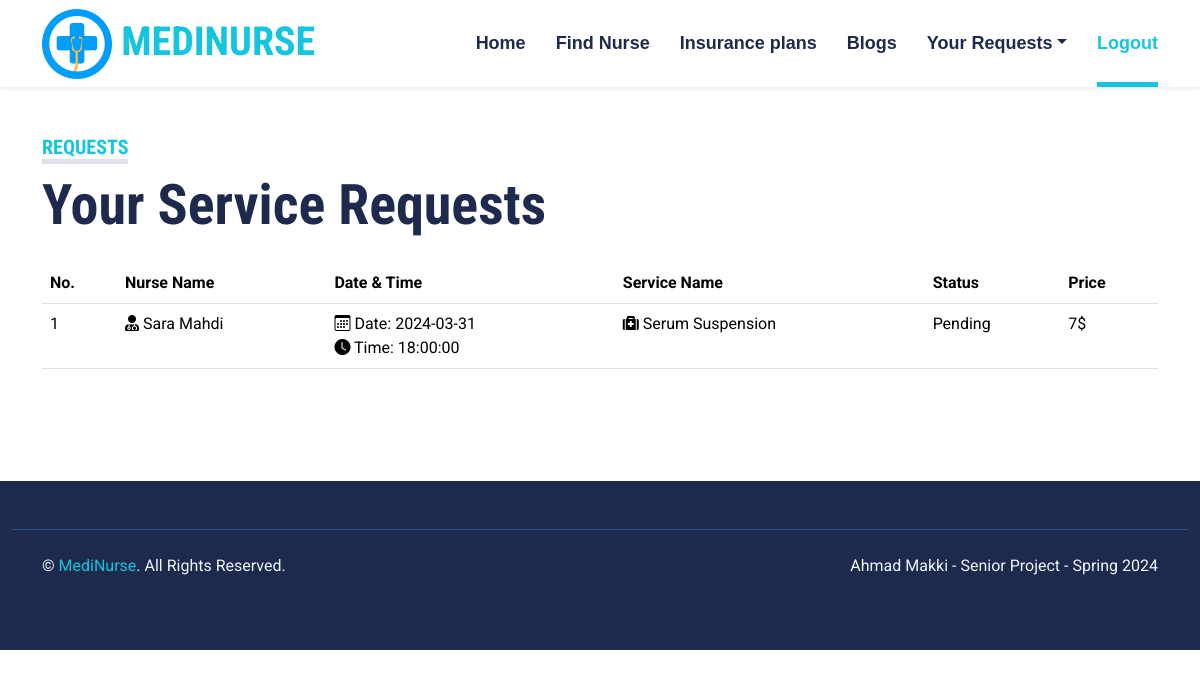
Page /patients/requests.php (signed in) on the committed database.
### tables this page shows
CREATE TABLE IF NOT EXISTS `service_requests` (
  `requestID` int(11) NOT NULL AUTO_INCREMENT,
  `date` date NOT NULL,
  `time` time NOT NULL,
  `nurseID` int(11) NOT NULL,
  `patientID` int(11) NOT NULL,
  `serviceID` int(11) NOT NULL,
  `status` int(11) NOT NULL,
  PRIMARY KEY (`requestID`)
);

CREATE TABLE IF NOT EXISTS `nurses` (
  `nurseID` int(11) NOT NULL,
  `first_name` varchar(100) NOT NULL,
  `last_name` varchar(100) NOT NULL,
  `gender` varchar(100) NOT NULL,
  `birthdate` date NOT NULL,
  `profile` varchar(2500) NOT NULL,
  `address` varchar(100) NOT NULL,
  `email` varchar(100) NOT NULL,
  `phone` int(11) NOT NULL,
  `password` varchar(100) NOT NULL,
  `certificate` varchar(100) NOT NULL,
  `college` varchar(100) NOT NULL,
  `years_of_experience` int(11) NOT NULL,
  `skills` text NOT NULL,
  PRIMARY KEY (`nurseID`)
);

CREATE TABLE IF NOT EXISTS `services` (
  `serviceID` int(11) NOT NULL AUTO_INCREMENT,
  `name` varchar(1000) NOT NULL,
  `description` text NOT NULL,
  `price` int(11) NOT NULL,
  `nurseID` int(11) NOT NULL,
  PRIMARY KEY (`serviceID`)
);

### patients/requests.php (the view, shortened to what this page needs)
<?php include "head.php"; ?>
<body>
<?php include "navbar.php"; ?>
<div class="container-fluid py-5">
        <div class="container">
            <div class="row gx-5">
                <div class="col-lg-12 mb-5 mb-lg-0">
                    <div class="mb-4">
                        <h5 class="d-inline-block text-primary text-uppercase border-bottom border-5">Requests</h5>
                        <h1 class="display-4">Your Service Requests</h1>
                    </div>
                    <table class="table table-hover" style="color:black">
			<tr>
				<th>No.</th>
                <th>Nurse Name</th>
                <th>Date & Time</th>
				<th>Service Name</th>
				<th>Status</th>
				<th>Price</th>
			</tr>
<?php
$result = mysqli_query($con,"SELECT * FROM service_requests WHERE patientID='$pid' ORDER BY date desc");
if(mysqli_num_rows($result)>0){  $n=1;
while($row = mysqli_fetch_array($result)){
    $nid = $row['nurseID'];
    $sid = $row['serviceID'];
    $resultn = mysqli_query($con,"SELECT * FROM nurses WHERE nurseID='$nid'");
    $rown = mysqli_fetch_array($resultn);
    $result_s = mysqli_query($con,"SELECT * FROM services WHERE serviceID='$sid'");
    $row_s = mysqli_fetch_array($result_s);
    $price = $row_s['price'];
?>
				<td><?php echo $n ?></td>
                <td><i class="fa fa-user-md"></i> <?php echo $rown['first_name'] ?> <?php echo $rown['last_name'] ?></td>
                <td><i class="bi bi-calendar3"></i> Date: <?php echo $row['date'] ?>
                <br><i class="bi bi-clock-fill"></i> Time: <?php echo $row['time'] ?></td>
                <td><i class="fa fa-medkit"></i> <?php echo $row_s['name'] ?></td>
                <?php if($row['status'] == 0){ ?>
                    <td>Pending</td>
                <?php } else if($row['status'] == 1){ ?>
                    <td class="text-success"><i class="bi bi-check-circle-fill"></i> Accepted</td>
                <?php } else { ?>
                    <td class="text-danger"><i class="bi bi-x-circle-fill"></i> Rejected</td>
                <?php } ?>
                <td><?php echo $price ?>$</td>
                <?php $n++; }} else {echo "No Requests Found";}?>
		    </table>
            </div>
            </div>
        </div>
    </div>
    <?php include "footer.php"; ?>

### css/style.css (style rules this page uses)
:root { --primary: #13C5DD; --secondary: #354F8E; --light: #EFF5F9; --dark: #1D2A4D; }

### rows in the picture
service_requests: nurseID.first_name "Sara", nurseID.last_name "Mahdi", date "2024-03-31", time "18:00:00", serviceID.name "Serum Suspension", status "Pending", serviceID.price "7"
